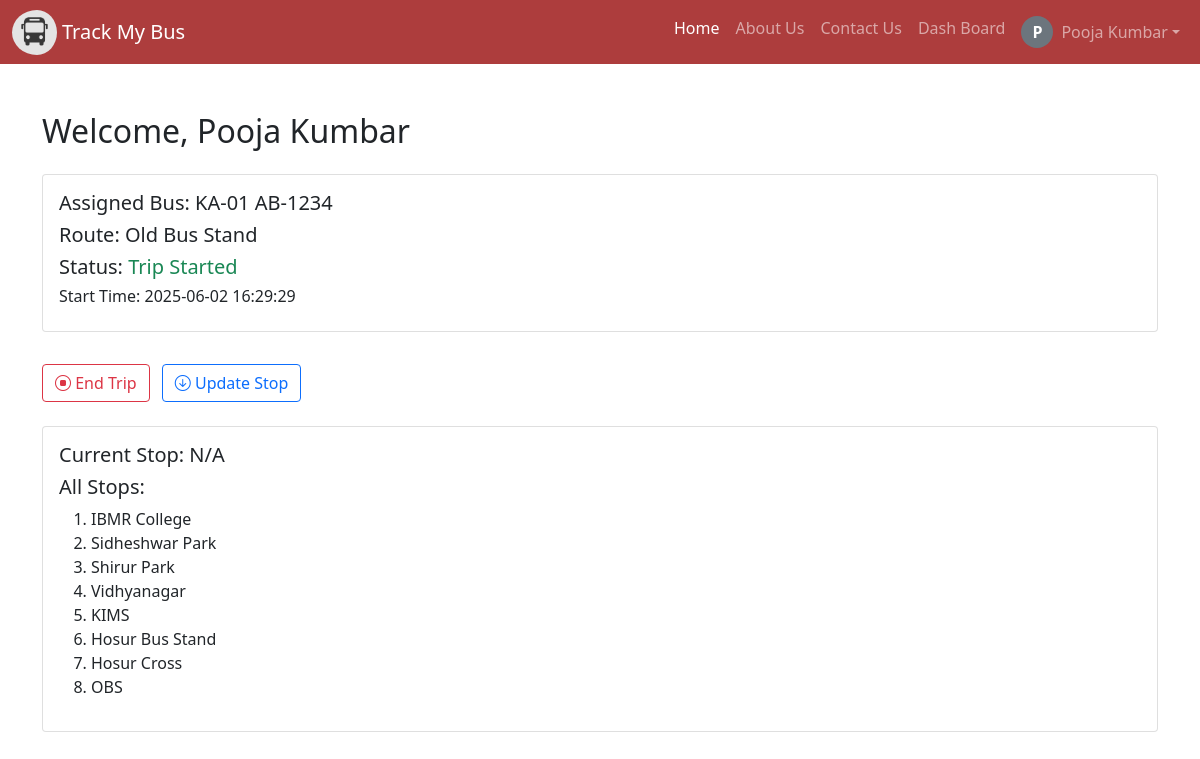
Screenshot of /driverDashboard.php (signed in) with the database file from the repository.
### tables this page shows
CREATE TABLE `drivers` (
  `id` int(11) NOT NULL,
  `name` varchar(100) DEFAULT NULL,
  `email` varchar(100) DEFAULT NULL,
  `password` varchar(255) DEFAULT NULL,
  `phone` varchar(15) DEFAULT NULL,
  `trip_status` varchar(20) DEFAULT NULL,
  `trip_time` datetime DEFAULT NULL,
  `user_id` bigint(20) UNSIGNED NOT NULL
);

CREATE TABLE `users` (
  `id` bigint(20) UNSIGNED NOT NULL,
  `phone_number` varchar(20) NOT NULL,
  `email` varchar(256) NOT NULL,
  `password` varchar(64) NOT NULL,
  `first_name` varchar(25) NOT NULL,
  `last_name` varchar(25) NOT NULL,
  `created_at` timestamp NOT NULL DEFAULT current_timestamp(),
  `bus_id` int(11) DEFAULT NULL
);

CREATE TABLE `buses` (
  `id` int(11) NOT NULL,
  `vehicle_number` varchar(20) DEFAULT NULL,
  `route_id` int(11) DEFAULT NULL,
  `driver_id` int(11) DEFAULT NULL
);

CREATE TABLE `routes` (
  `id` int(11) NOT NULL,
  `name` varchar(100) DEFAULT NULL
);

CREATE TABLE `trips` (
  `id` int(11) NOT NULL,
  `bus_id` int(11) NOT NULL,
  `status` enum('not_started','started','ended') DEFAULT 'not_started',
  `current_stop` varchar(255) DEFAULT NULL,
  `start_time` datetime DEFAULT NULL,
  `end_time` datetime DEFAULT NULL,
  `stop_order` int(11) NOT NULL
);

CREATE TABLE `stops` (
  `id` int(11) NOT NULL,
  `name` varchar(100) DEFAULT NULL,
  `route_id` int(11) DEFAULT NULL,
  `stop_order` int(11) DEFAULT NULL,
  `bus_id` int(11) DEFAULT NULL,
  `latitude` decimal(10,8) DEFAULT NULL,
  `longitude` decimal(11,8) DEFAULT NULL
);

### driverDashboard.php (the view, shortened to what this page needs)
<?php
include 'header.php';
include 'dbconfig.php';
$userId = $_SESSION['user_id'];
$stmt = $conn->prepare("SELECT d.id AS driver_id, u.first_name, u.last_name FROM drivers d JOIN users u ON d.user_id = u.id WHERE u.id = ?");
$stmt->execute([$userId]);
$driver = $stmt->fetch(PDO::FETCH_ASSOC);
$driverId = $driver['driver_id'];
$stmt = $conn->prepare("SELECT b.id AS bus_id, b.vehicle_number, r.id AS route_id, r.name AS route_name
                        FROM buses b
                        JOIN routes r ON b.route_id = r.id
                        WHERE b.driver_id = ?");
$stmt->execute([$driverId]);
$busData = $stmt->fetch(PDO::FETCH_ASSOC);
$busId = $busData['bus_id'];
$routeId = $busData['route_id'];
$stmt = $conn->prepare("SELECT * FROM trips WHERE bus_id = ? AND status = 'started' ORDER BY start_time DESC LIMIT 1");
$stmt->execute([$busId]);
$currentTrip = $stmt->fetch(PDO::FETCH_ASSOC);
$stmt = $conn->prepare("SELECT name, latitude, longitude FROM stops WHERE route_id = ? ORDER BY stop_order ASC");
$stmt->execute([$routeId]);
$stops = $stmt->fetchAll(PDO::FETCH_ASSOC);
$currentStopOrder = null;
$currentStop = $stops[$currentStopOrder] ?? null;
?>
<link rel="stylesheet" href="https://unpkg.com/leaflet@1.9.4/dist/leaflet.css" />
<div class="container mt-5">
    <h2 class="mb-4">Welcome, <?= htmlspecialchars($driver['first_name'] . ' ' . $driver['last_name']) ?></h2>
    <div class="card mb-4">
        <div class="card-body">
            <h5>Assigned Bus: <?= htmlspecialchars($busData['vehicle_number']) ?></h5>
            <h5>Route: <?= htmlspecialchars($busData['route_name']) ?></h5>
            <?php
            if ($currentTrip) {
                $statusText = "Trip Started";
                $statusColor = "text-success";
            }
            ?>
            <h5>Status: <span class="<?= $statusColor ?>"><?= $statusText ?></span></h5>
            <?php if ($currentTrip && $currentTrip['start_time']): ?>
                <h6>Start Time: <?= $currentTrip['start_time'] ?></h6>
            <?php endif; ?>
        </div>
    </div>
    <?php if (!$currentTrip): ?>
        <form method="post">
            <input type="hidden" name="action" value="start">
            <button type="submit" class="btn btn-outline-success mt-2">
                <i class="bi bi-play-circle"></i> Start Trip
            </button>
        </form>
    <?php else: ?>
        <form method="post" class="d-inline">
            <button type="submit" class="btn btn-outline-danger mt-2">
                <i class="bi bi-stop-circle"></i> End Trip
            </button>
        </form>
        <form method="post" class="d-inline">
            <button type="submit" class="btn btn-outline-primary mt-2 ms-2">
                <i class="bi bi-arrow-down-circle"></i> Update Stop
            </button>
        </form>
        <div class="card mt-4">
            <div class="card-body">
                <h5>Current Stop: <?= htmlspecialchars($currentStop['name'] ?? 'N/A') ?></h5>
                <h5>All Stops:</h5>
                <ol>
                    <?php foreach ($stops as $stop): ?>
                        <li><?= htmlspecialchars($stop['name']) ?></li>
                    <?php endforeach; ?>
                </ol>
            </div>
        </div>
    <?php endif; ?>
</div>

### css/app.css (style rules this page uses)
html, body { height: 100%; margin: 0; display: flex; flex-direction: column; }
body { flex: 1; }

### header.php (style rules this page uses)
.btn { transition: all 0.3s ease-in-out; }
.btn { transition: transform 0.2s ease, box-shadow 0.2s ease; }
.container h2 { animation: fadeInUp 0.6s ease-out; }
.card { transition: transform 0.3s ease, box-shadow 0.3s ease; animation: fadeInUp 0.8s ease-out; }
.btn { transition: transform 0.2s ease; }

### rows the page displays
drivers: user.last_name "Pooja Kumbar"
buses: vehicle_number "KA-01 AB-1234", route.name "Old Bus Stand"
trips: start_time "2025-06-02 16:29:29"
stops: name "IBMR College"
stops: name "Sidheshwar Park"
stops: name "Shirur Park"
stops: name "Vidhyanagar"
stops: name "KIMS"
stops: name "Hosur Bus Stand"
stops: name "Hosur Cross"
stops: name "OBS"

### other values shown
$initial "P"
$username "Pooja Kumbar"
$statusText "Trip Started"
$currentStop['name'] "N/A"
